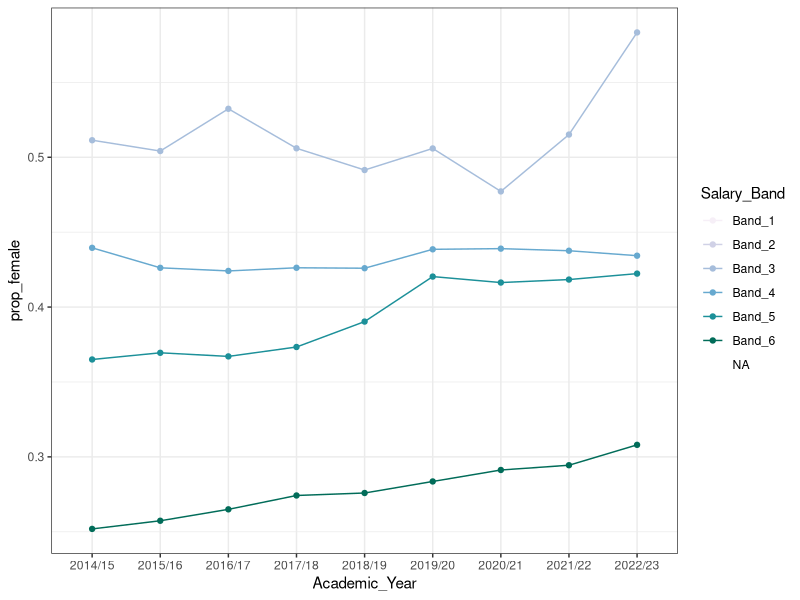

Generate this figure with R:
# Author: Samvida S. Venkatesh
# Date: 14/06/24

library(tidyverse)
library(RColorBrewer)
theme_set(theme_bw())

ou_df <- read.table("data/cleaned/oxford_all_years.txt",
                    sep = "\t", header = T, stringsAsFactors = F)

SEXES <- c("Female", "Male")
SALARY_BAND <- c("Band_1", "Band_2", "Band_3",
                 "Band_4", "Band_5", "Band_6")

sum_df <- ou_df %>%
  group_by(Academic_Year, Salary_Band, Sex) %>%
  summarise(sex_count = sum(Number))
  
prop_df <- sum_df %>%
  pivot_wider(id_cols = c(Academic_Year, Salary_Band),
              names_from = Sex,
              values_from = sex_count) %>%
  mutate(prop_female = Female/All)

rough_plot <- ggplot(prop_df, aes(x = Academic_Year, y = prop_female,
                    colour = Salary_Band, fill = Salary_Band,
                    group = Salary_Band)) +
  geom_point() +
  geom_line() +
  scale_color_brewer(palette = "PuBuGn") +
  scale_fill_brewer(palette = "PuBuGn")

ggsave("plots/1_prop_women_bands_oxford.png",
       rough_plot)

